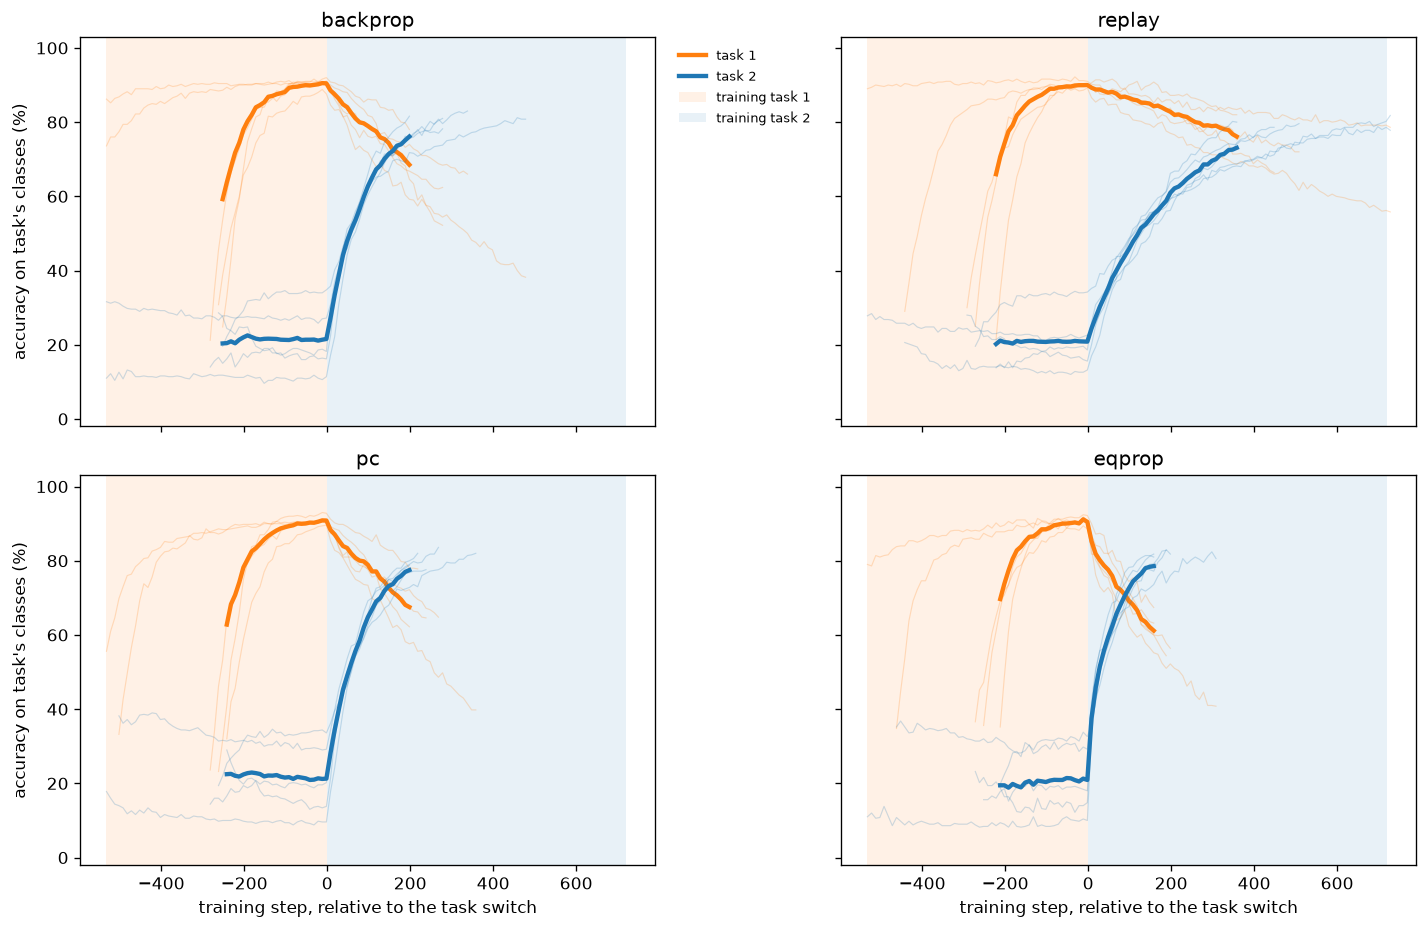

Write Python code to recreate this figure.
"""Do the four learning rules forget task 1 differently, read at the moment each has learned
task 2 to the same standard?

Script 52 with ONE thing changed: both tasks stop on accuracy instead of running a fixed
budget. The pair is the argument, exactly as 42 and 43 were.

WHY THE PAIR IS THE ARGUMENT, AGAIN
    42 ran task 2 for a fixed budget until it saturated, every condition read zero, and it
    reported that freezing the hidden layer recovers nothing. That was false -- read at matched
    competence the same runs showed freezing holding 78.9% against a control's 47.6%. The
    measurement destroyed the effect, not the intervention.

    The same trap is available here and is worse, because a learning rule can walk into it
    quietly. Under a fixed budget a rule that happens to learn task 2 more slowly gets fewer
    effective updates of interference and keeps more of task 1 -- and that reads on the figure
    as "forgets less" when it is really "learned less". Stopping BOTH tasks on accuracy removes
    it by construction: every rule is read at the point where it has learned task 1 to the same
    standard AND task 2 to the same standard, so retention is the only thing left varying.

    That is why BOTH tasks stop on accuracy and neither stops on a budget. A mix reintroduces
    exactly what this removes.

    The two thresholds are not the same NUMBER, and they should not be. Task 1 stops at the
    standard the learning rates were calibrated to, so the rules enter task 2 equally competent.
    Task 2 stops at a standard read off script 52's measured ceilings, because a threshold has
    to be reachable BY EVERY RULE or the comparison quietly becomes "the rules that finished,
    against the rules that were capped". The first version of this script set both to 90% by
    assumption; replay missed it on 4 of 5 seeds and the whole run was void.

WHAT CHANGES IN THE READING, AND WHY THE X AXIS IS DIFFERENT
    Runs now stop at different times, so they cannot share an absolute x axis -- the fast ones
    would be compressed into the left edge. Every run is plotted against UPDATES RELATIVE TO
    ITS OWN TASK SWITCH, so the switch is at x = 0 everywhere and negative x is task-1 training.

    The curves are NOT stretched to fill the panel. Rescaling each run to a common length would
    destroy the rate, and the rate is half of what is being measured -- a fast-forgetting run
    and a slow one would draw identically. The differing lengths are a result in themselves: a
    rule needing 700 updates to reach competence on task 2 while another needs 200 has said
    something. The companion trajectory plot is what handles the ragged lengths, by removing
    time entirely rather than by distorting it.

WHAT IS REPORTED, AND WHAT IS NOT ENOUGH ON ITS OWN
      task 1 retained at the matched moment   the headline
      task 2 reached                          the check that the headline is not "learned less"
      crossover HEIGHT                        the accuracy at which the two curves intersect.
                                              Not WHEN they intersect -- that is a different
                                              quantity and it is confounded by learning speed.
                                              Undefined when they never cross, which is itself
                                              the strongest statement it can make.
      half-life                               updates to lose half the pre-switch peak. Covers
                                              the case crossover cannot.
      reached / capped                        a rule that never met the threshold is reported,
                                              never silently folded in at whatever it managed.

IF 52 AND 53 DISAGREE, 53 IS THE ONE THAT COUNTS
    and the disagreement is itself the finding -- it is the same lesson 42 and 43 taught,
    arriving where it now costs something.

READINGS COMMITTED BEFORE RUNNING
    Backprop loses most of task 1 by the time task 2 is competent. Replay does not.
    If PC and EqProp sit on backprop, the energy-based rules do not help at this scale.
    If they sit between the controls, there is an effect, and it should be LARGER here than in
    52 if part of what 52 showed was a speed artefact -- or smaller, if 52's apparent effect
    WAS the speed artefact. Either way this is the number that gets reported.

Deviation from the protocol: none. This is the protocol. Script 52 is the deviation.
"""
import sys
import time
from pathlib import Path

ROOT = Path(__file__).resolve().parents[1]
sys.path.insert(0, str(ROOT))                      # make `src` importable from anywhere

import numpy as np
import matplotlib.pyplot as plt

from src.protocol import PROTOCOL, load, run, replace, figure_path as _figure_path, array_path as _array_path
from src.metrics import crossover, half_life, value_when, area_retained, paired_diff
from src.plotting import plot_learning_curves, plot_retention_curve

# --smoke writes NOTHING. Its outputs would otherwise overwrite the real .npz that later
# scripts read their settings from -- script 53 takes its task-2 threshold from 52's measured
# ceilings, and a smoke-sized 52 silently poisons it.
SMOKE = "--smoke" in sys.argv


def _tag(f, suffix):
    """Suffix only THIS script's own outputs, never the .npz files it reads from others."""
    own = Path(f).resolve() == Path(__file__).resolve()
    return (suffix + "_SMOKE").lstrip("_") if (SMOKE and own) else suffix


def figure_path(f, suffix=""):      # noqa: F811  - shadows the import, on purpose
    return _figure_path(f, _tag(f, suffix))


def array_path(f, suffix=""):       # noqa: F811
    return _array_path(f, _tag(f, suffix))

# ---------------------------------------------------------------- settings
METHODS = ["backprop", "replay", "pc", "eqprop"]
SEEDS = 5
EVAL_EVERY = 10
STOP_PATIENCE = 3
MAX_ITERS = 2000        # cap only, per task; how often it binds is reported
TASK_COLORS = ["tab:orange", "tab:blue"]
COLORS = {"backprop": "tab:gray", "replay": "tab:brown",
          "pc": "tab:red", "eqprop": "tab:green"}

# ---- everything below is READ, not chosen here ----------------------------
HIDDEN = int(np.load(array_path(str(ROOT / "experiments" /
                                    "41_capacity_vs_hidden_width.py")))["chosen"])
z51 = np.load(array_path(str(ROOT / "experiments" /
                             "51_matching_the_rules_on_learning_speed.py")))
LR = {m: float(v) for m, v in zip(z51["methods"], z51["lr"])}
SETTLE_TOL, EQ_MAX_STEPS = float(z51["settle_tol"]), int(z51["eq_max_steps"])
PC_STEPS = int(z51["pc_steps"])
T1_THRESHOLD = float(z51["threshold"])          # the standard the learning rates were matched at

# THE TASK-2 THRESHOLD IS MEASURED, UNDER THE CAP THIS SCRIPT ACTUALLY USES. Two attempts got
# it wrong in different ways, and the second is a repeat of a mistake script 41 already made.
#
#   1. Set to 90% by assumption, the same as task 1. Replay missed it on 4 of 5 seeds, so most
#      runs were never read at matched competence and the comparison was void.
#   2. Derived as 70% from script 52's task-2 "ceilings". But 52 ran a FIXED 630-update budget,
#      so those numbers say where each rule had GOT TO, not where it could get -- replay's 78%
#      was its progress, not its limit. A CEILING MEASURED UNDER A BUDGET IS NOT A CEILING.
#      Script 41 hit the same thing: a short-budget capacity sweep produced a flat region that
#      looked like a capacity limit and was really the budget binding. Measured under this
#      script's own 2000-update cap, replay reaches 88.7% and backprop 90.8%.
#      At 70% the reading came far too early to show any forgetting -- backprop's task-2 block
#      was 186 updates of 2000 and it had fallen only from 90% to 72%, leaving replay with
#      almost nothing to prevent and the four rules within 7 points of each other.
#
# So a pilot measures it here, under MAX_ITERS. Only the two cheap rules are piloted: replay is
# the slowest to learn task 2 -- it spends half of every batch on task 1 -- so it is the binding
# constraint, and piloting the energy-based rules would cost more than the rest of the script.
def _measure_ceiling(data_):
    """Highest task-2 accuracy the slowest rule actually reaches, under this script's cap."""
    tops = []
    for m in ["backprop", "replay"]:
        p = replace(base, stop_threshold=[T1_THRESHOLD, None], lr={m: LR[m]})
        for seed in range(SEEDS):
            o = run(p, m, seed, data=data_)
            c = o["curves"]["argmax"] * 100
            i = int(np.argmin(np.abs(np.asarray(o["steps"]) - o["switches"][0])))
            tops.append(float(c[i:, 1].max()))
    return min(tops)


if "--smoke" in sys.argv:
    SEEDS, MAX_ITERS, T1_THRESHOLD = 1, 60, 0.5
    print("--smoke: tiny budget, results are NOT meaningful\n")

print(f"H = {HIDDEN} (41) | task 1 stops at {T1_THRESHOLD:.0%} | cap {MAX_ITERS}"
      f" | {SEEDS} seeds")
print("  learning rates from 51: " + ", ".join(f"{m} {LR[m]:g}" for m in METHODS) + "\n")


def settle_kw(method):
    """Per-rule settling, as verified by script 50. Empty for the rules that do not settle."""
    if method == "pc":
        return dict(steps=PC_STEPS)
    if method == "eqprop":
        return dict(max_steps=EQ_MAX_STEPS, settle_tol=SETTLE_TOL)
    return {}


base = replace(PROTOCOL, hidden=HIDDEN, scenario="domain_il",
               stop_patience=STOP_PATIENCE,
               max_iters_per_task=MAX_ITERS, eval_every=EVAL_EVERY, seeds=SEEDS)

# ---------------------------------------------------------------- run
# Runs have different lengths, so they are kept as per-seed dicts rather than stacked.
data = load(base)
_ceiling = 60.0 if SMOKE else _measure_ceiling(data)
T2_THRESHOLD = float(np.floor((_ceiling - 3.0) / 5.0) * 5.0 / 100.0)
print(f"  pilot: the slowest rule reaches {_ceiling:.1f}% on task 2 under a {MAX_ITERS} cap"
      f"  ->  task 2 stops at {T2_THRESHOLD:.0%}\n")
base = replace(base, stop_threshold=[T1_THRESHOLD, T2_THRESHOLD])
runs = {m: [] for m in METHODS}
t0 = time.perf_counter()

for m in METHODS:
    proto = replace(base, lr={m: LR[m]})
    for seed in range(SEEDS):
        runs[m].append(run(proto, m, seed, data=data, **settle_kw(m)))
    r = runs[m]
    print(f"  {m:10s} reached threshold: task 1 {sum(o['reached'][0] for o in r)}/{SEEDS}"
          f"  task 2 {sum(o['reached'][1] for o in r)}/{SEEDS}"
          f"   blocks {np.mean([o['switches'][0] for o in r]):5.0f}"
          f" + {np.mean([o['switches'][1]-o['switches'][0] for o in r]):5.0f} updates"
          f"   [{time.perf_counter()-t0:5.0f}s]")

# ---------------------------------------------------------------- readings
print(f"\n  read at the moment task 2 first holds >= {T2_THRESHOLD:.0%} for {STOP_PATIENCE} evals\n")
print(f"  {'rule':10s} {'t1 at switch':>13s} {'t1 kept':>9s} {'t2 final':>9s} "
      f"{'crossover':>10s} {'half-life':>10s} {'t2 block':>9s}")
summary, per_seed_kept = {}, {}
for m in METHODS:
    rows = []
    for o in runs[m]:
        s, c = o["steps"], o["curves"]["argmax"] * 100
        sw = o["switches"][0]
        i_sw = int(np.argmin(np.abs(np.asarray(s) - sw)))
        peak = c[:i_sw + 1, 0].max()
        rows.append(dict(
            at_switch=c[i_sw, 0],
            kept=value_when(s, c[:, 1], T2_THRESHOLD * 100, c[:, 0], after=sw,
                            patience=STOP_PATIENCE),
            t2=c[-1, 1],
            xh=crossover(s, c[:, 0], c[:, 1], after=sw)[1],
            hl=half_life(s, c[:, 0], after=sw, peak=peak),
            block=float(o["switches"][1] - o["switches"][0]),
        ))

    def agg(k):
        v = [r[k] for r in rows if r[k] is not None and np.isfinite(r[k])]
        return (float(np.mean(v)), float(np.std(v, ddof=1) / np.sqrt(len(v)))) if len(v) > 1 \
            else (float(v[0]), 0.0) if v else (float("nan"), float("nan"))

    s_ = {k: agg(k) for k in rows[0]}
    s_["n_crossed"] = sum(1 for r in rows if r["xh"] is not None and np.isfinite(r["xh"]))
    s_["reached2"] = sum(o["reached"][1] for o in runs[m])
    per_seed_kept[m] = [r["kept"] if r["kept"] is not None else np.nan
                        for r in rows]
    summary[m] = s_
    xh = f"{s_['xh'][0]:8.1f}%" if s_["n_crossed"] else "   never"
    hl = f"{s_['hl'][0]:10.0f}" if np.isfinite(s_["hl"][0]) else "     never"
    print(f"  {m:10s} {s_['at_switch'][0]:12.1f}% {s_['kept'][0]:8.1f}% {s_['t2'][0]:8.1f}% "
          f"{xh} {hl} {s_['block'][0]:9.0f}")

# ---- THE COMPARISON: paired against backprop, seed by seed ------------------
# Group means are the wrong statistic here and script 53 proved it the hard way. Every rule sees
# the same class split and the same initialisation at a given seed, so most of the between-seed
# variance is shared; comparing group means discards that and the noise swamps everything. On
# 53's own runs, backprop retained 38.2% on one seed and 78.0% on another -- a 40-point range set
# by which digits the split happened to pair -- and REPLAY, the positive control, came out at
# 0.7 sem and read as a failure. Paired, the same runs give +11.6 +- 2.3, i.e. 5.1 sem.
print("\n  PAIRED against backprop, per seed. This is the comparison; the table above is "
      "descriptive.")
print(f"  {'rule':10s} {'diff in task 1 kept':>21s} {'sem':>7s} {'':>10s}")
paired = {}
for m in METHODS:
    if m == "backprop":
        continue
    d, s, n = paired_diff(per_seed_kept[m], per_seed_kept["backprop"])
    paired[m] = (d, s, n)
    print(f"  {m:10s} {d:+18.1f} pts {s:7.1f} {n:6.1f} sem  "
          + ("SEPARATED" if n > 2 else "not separated"))

rp_n = paired.get("replay", (0, 0, 0))[2]
print("  " + ("positive control holds: replay separates from backprop, so retention IS "
              "achievable here"
              if rp_n > 2 else
              "POSITIVE CONTROL FAILED even paired -- replay does not separate. Nothing else on "
              "this figure can be interpreted."))

# ---------------------------------------------------------------- figures
# Switch-relative axis. Every run's switch is at x = 0; negative x is task-1 training. This is
# the only axis on which runs of different lengths are comparable, and the curves are not
# rescaled to a common length -- see the docstring.
LO = -int(1.2 * max(np.mean([o["switches"][0] for o in runs[m]]) for m in METHODS))
HI = int(1.2 * max(np.mean([o["switches"][1] - o["switches"][0] for o in runs[m]])
                   for m in METHODS))
grid = np.arange(LO, HI + EVAL_EVERY, EVAL_EVERY)
padded = {}
for m in METHODS:
    A = np.full((SEEDS, len(grid), 2), np.nan)
    for i, o in enumerate(runs[m]):
        rel = np.asarray(o["steps"]) - o["switches"][0]
        for j, r in enumerate(rel):
            k = int(round((r - LO) / EVAL_EVERY))
            if 0 <= k < len(grid):
                A[i, k] = o["curves"]["argmax"][j]
    padded[m] = A

plot_learning_curves(
    grid, padded, METHODS, figure_path(__file__),
    blocks=[(LO, 0, 0), (0, HI, 1)], ncols=2,
    task_colors=TASK_COLORS, task_labels=["task 1", "task 2"],
    xlabel="training step, relative to the task switch",
    legend_kw=dict(loc="upper left", bbox_to_anchor=(1.02, 1), frameon=False),
)

# All four rules on ONE axes, so they can be read against each other. Splitting them into four
# panels -- the first version of this script -- makes the comparison impossible to do by eye,
# which is the whole point of the figure.
#
# The runs have different lengths, so they are averaged against TASK-2 ACCURACY rather than
# against step count: "by the time task 2 had reached y%, what was task 1?" is a question each
# run answers on its own whatever its length. That is the matched-competence reading drawn as a
# whole curve rather than sampled at the single point the table reports.
plot_retention_curve(
    {m: [o["curves"]["argmax"][
            int(np.argmin(np.abs(np.asarray(o["steps"]) - o["switches"][0]))):, :]
         for o in runs[m]] for m in METHODS},
    METHODS, figure_path(__file__, "trajectory"), colors=COLORS,
    chance=1.0 / base.classes_per_task, threshold=T2_THRESHOLD,
    title="Task 1 retained, against how much of task 2 has been learned.\n"
          "Dashed line is where the runs stop. Further right at that line = better retention.",
)

np.savez(array_path(__file__), steps=np.asarray(grid),
         **{f"perseed_{m}": np.asarray(per_seed_kept[m], dtype=float) for m in METHODS}, switch=0, hidden=HIDDEN,
         t1_threshold=T1_THRESHOLD, t2_threshold=T2_THRESHOLD, methods=np.asarray(METHODS),
         lr=np.asarray([LR[m] for m in METHODS]),
         **{f"argmax_{m}": padded[m] for m in METHODS},
         **{f"{k}_{m}": summary[m][k] for m in METHODS for k in summary[m]})
print(f"\nsaved {figure_path(__file__)}\nsaved {figure_path(__file__, 'trajectory')}"
      f"\nsaved {array_path(__file__)}")
